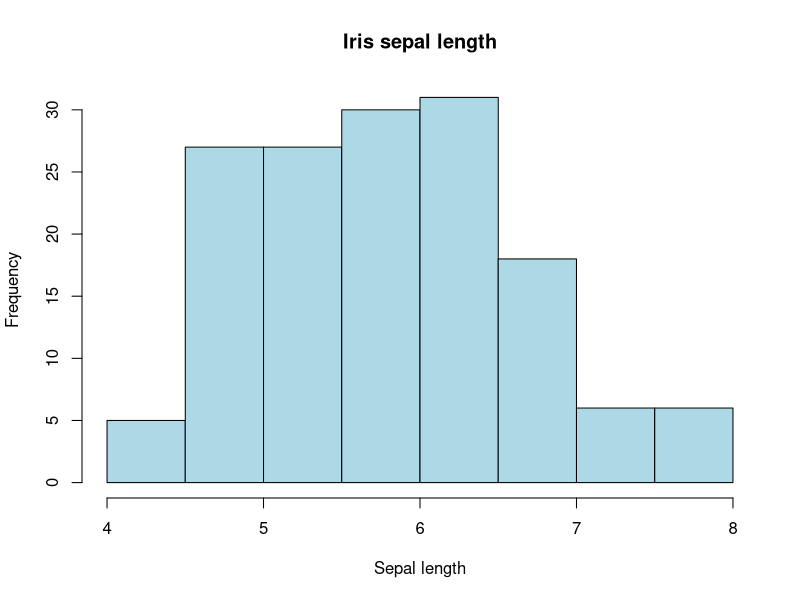
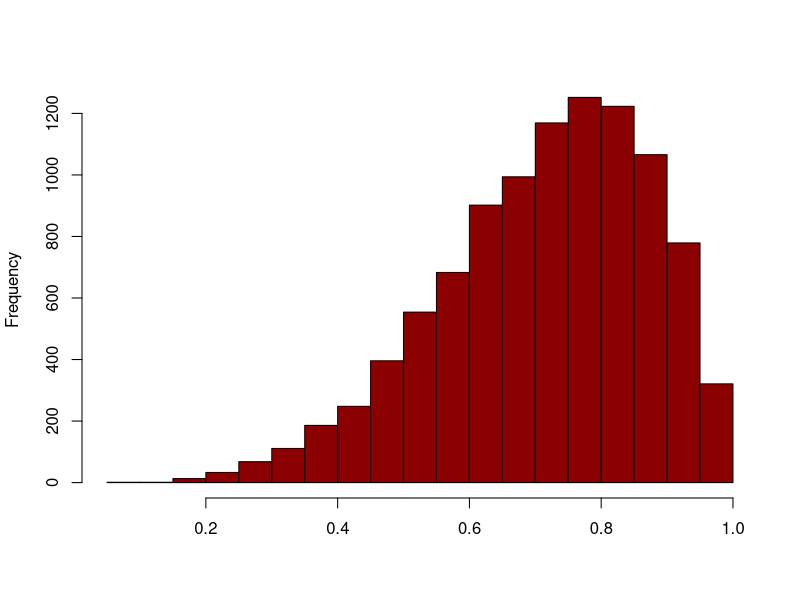
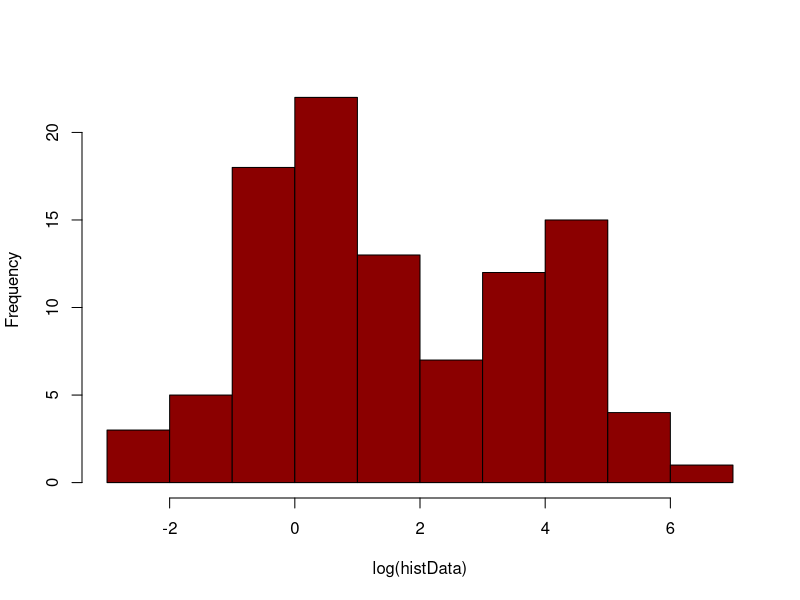
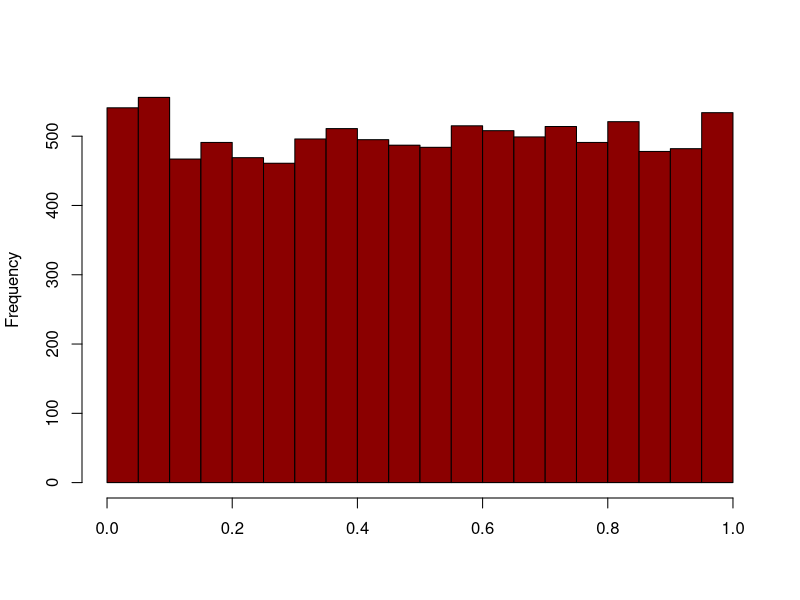
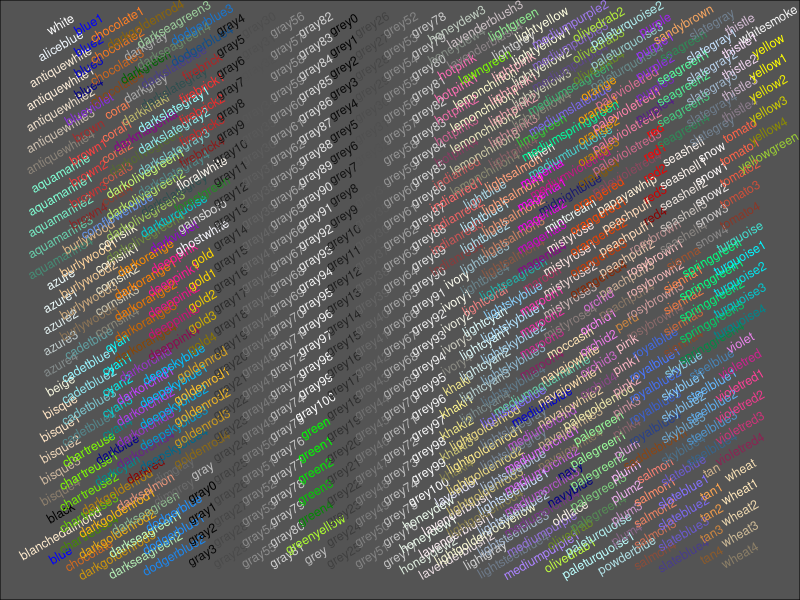

Recreate these plots in R, in order.
## ---- chunk 1
data(iris) # Use the built-in Iris data set

hist(iris$Sepal.Length, col = "lightblue", main = "Iris sepal length",
        xlab = "Sepal length")
## ---- chunk 2
pdf()
showCols <- function(cl = colors(), bg = "grey",
                     cex = 0.75, rot = 30) {
    m <- ceiling(sqrt(n <- length(cl)))
    length(cl) <- m * m; cm <- matrix(cl, m)
    require("grid")
    grid.newpage(); vp <- viewport(w = .92, h = .92)
    grid.rect(gp = gpar(fill = bg))
    grid.text(cm, x = col(cm) / m, y = rev(row(cm))/m, rot = rot,
              vp = vp, gp = gpar(cex = cex, col = cm))
  }
showCols(cl = colors(), bg= "gray33", rot = 30, cex = 0.75)
dev.off()
## ---- chunk 3
hist(rbeta(10000,5,2), main = "", xlab = "", col = "darkred")
## ---- chunk 4
mu1 <- log(1)
mu2 <- log(50)
sig1 <- log(3)
sig2 <- log(3)
cpct <- 0.4

histDistFunc <- function (n,cpct, mu1, mu2, sig1, sig2) {
  y0 <- rlnorm(n, mean = mu1, sd = sig1)
  y1 <- rlnorm(n, mean = mu2, sd = sig2)

  flag <- rbinom(n,size = 1,prob = cpct)
  y <- y0 * (1 - flag) + y1 * flag 
}

histData <- histDistFunc(n = 100, cpct, mu1, mu2, sig1, sig2)
hist(log(histData), main = "", col = "darkred")
## ---- chunk 5

hist(rbeta(10000, 1, 1), main = "", xlab = "", col = "darkred")
